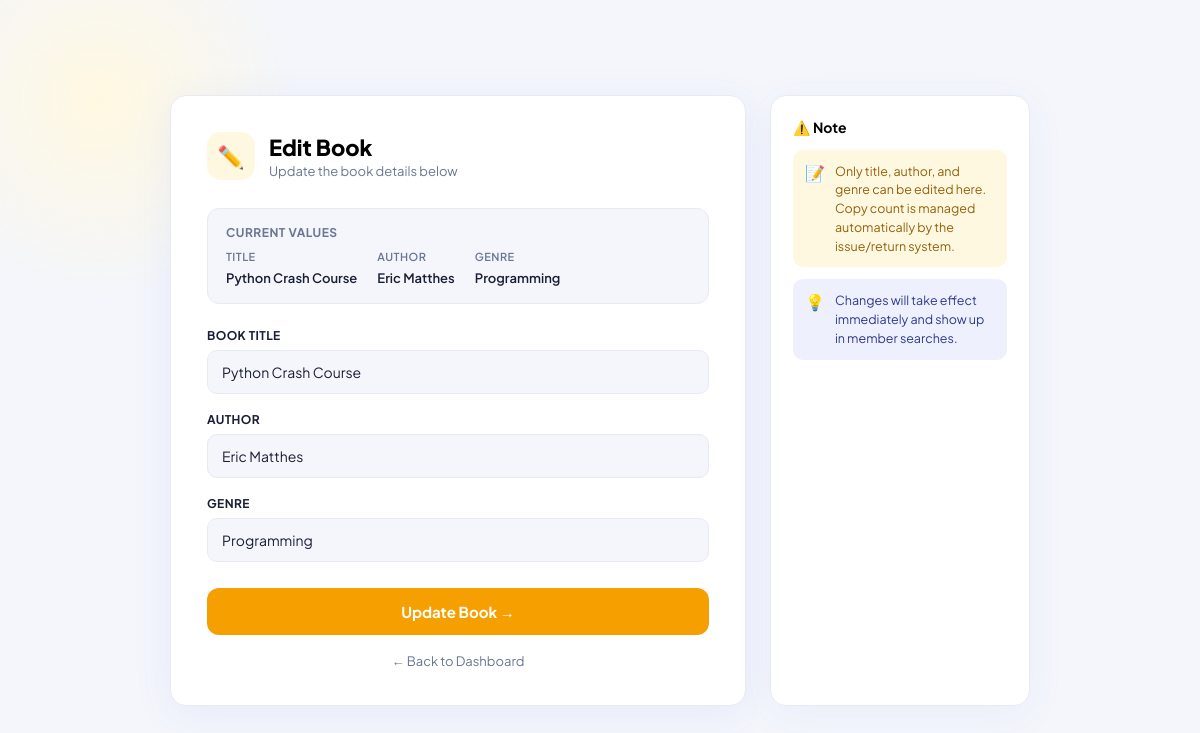
Page /librarian/edit_book/1 (signed in) on the committed database.
### tables this page shows
CREATE TABLE books(
        id               INTEGER PRIMARY KEY,
        title            TEXT,
        author           TEXT,
        genre            TEXT,
        total_copies     INTEGER DEFAULT 1,
        available_copies INTEGER DEFAULT 1
    );

### app.py (the view, shortened to what this page needs)
@app.route('/librarian/edit_book/<int:id>', methods=['GET', 'POST'])
@login_required
@role_required('librarian', 'admin')
def edit_book(id):
    conn = db()
    book = conn.execute("SELECT * FROM books WHERE id=?", (id,)).fetchone()
    if not book:
        return render_template("error.html", message="Book not found"), 404
    return render_template("edit_book.html", book=book)

### app.py (called while the page is built)
@app.context_processor
def inject_session():
    return dict(session=session)

def db():
    conn = sqlite3.connect("library.db")
    conn.row_factory = sqlite3.Row
    return conn

def login_required(f):
    @wraps(f)
    def decorated(*args, **kwargs):
        if 'id' not in session:
            return redirect('/')
        return f(*args, **kwargs)
    return decorated

def role_required(*roles):
    def decorator(f):
        @wraps(f)
        def decorated(*args, **kwargs):
            if session.get('role') not in roles:
                return render_template("error.html", message="Access Denied"), 403
            return f(*args, **kwargs)
        return decorated
    return decorator

### Templates/edit_book.html (shortened to what this page needs)
<!DOCTYPE html>
<html lang="en">
<head>
</head>
<body>
<div class="wrap">
  <div class="form-card">
    <div class="fc-top">
      <div class="fc-icon">✏️</div>
      <div><h1>Edit Book</h1><p>Update the book details below</p></div>
    </div>
    <div class="current-card">
      <p>Current Values</p>
      <div class="current-vals">
        <div class="cv-item"><strong>Title</strong><span>{{ book.title }}</span></div>
        <div class="cv-item"><strong>Author</strong><span>{{ book.author }}</span></div>
        <div class="cv-item"><strong>Genre</strong><span>{{ book.genre }}</span></div>
      </div>
    </div>
    <form method="POST">
      <div class="field"><label>Book Title</label><input name="title" value="{{ book.title }}" required></div>
      <div class="field"><label>Author</label><input name="author" value="{{ book.author }}" required></div>
      <div class="field"><label>Genre</label><input name="genre" value="{{ book.genre }}" required></div>
      <button type="submit" class="submit-btn">Update Book →</button>
    </form>
    <a href="/librarian" class="back-link">← Back to Dashboard</a>
  </div>
  <div class="tips-card">
    <h3>⚠️ Note</h3>
    <div class="note"><div class="note-ico">📝</div><p>Only title, author, and genre can be edited here. Copy count is managed automatically by the issue/return system.</p></div>
    <div class="note" style="background:#eef0fd;color:#2d3a8c"><div class="note-ico">💡</div><p>Changes will take effect immediately and show up in member searches.</p></div>
  </div>
</div>
</body>
</html>

### Templates/edit_book.html (style rules this page uses)
*, *::before, *::after { margin:0; padding:0; box-sizing:border-box; }
:root { --blue:#4361ee; --blue-dark:#3451d1; --blue-soft:#eef0fd; --red:#f03e3e; --red-soft:#fff0f0; --amber:#f59f00; --amber-soft:#fff8e1; --text:#1a1f36; --sub:#6b7694; --border:#e8eaf2; --bg:#f4f6fb; --white:#ffffff; --radius:16px; }
body { font-family:'Plus Jakarta Sans',sans-serif; background:var(--bg); min-height:100vh; display:flex; align-items:center; justify-content:center; padding:32px; }
body::before { content:''; position:fixed; top:-100px; left:-100px; width:400px; height:400px; background:radial-gradient(circle,#fff8e1 0%,transparent 70%); border-radius:50%; pointer-events:none; z-index:0; }
.wrap { display:flex; gap:24px; width:100%; max-width:860px; position:relative; z-index:1; animation:floatUp 0.5s cubic-bezier(0.16,1,0.3,1) forwards; }
.form-card { background:var(--white); border-radius:var(--radius); border:1px solid var(--border); padding:36px; flex:1; box-shadow:0 8px 40px rgba(67,97,238,0.08); }
.fc-top { display:flex; align-items:center; gap:14px; margin-bottom:28px; }
.fc-icon { width:48px; height:48px; background:var(--amber-soft); border-radius:14px; display:flex; align-items:center; justify-content:center; font-size:22px; }
.fc-top h1 { font-size:22px; font-weight:800; }
.fc-top p { font-size:13px; color:var(--sub); margin-top:2px; }
.current-card { background:var(--bg); border:1px solid var(--border); border-radius:12px; padding:16px 18px; margin-bottom:24px; }
.current-card p { font-size:12px; font-weight:700; color:var(--sub); text-transform:uppercase; letter-spacing:0.5px; margin-bottom:10px; }
.current-vals { display:flex; gap:20px; flex-wrap:wrap; }
.cv-item strong { display:block; font-size:11px; color:var(--sub); font-weight:600; text-transform:uppercase; letter-spacing:0.5px; margin-bottom:3px; }
.cv-item span { font-size:13px; font-weight:600; color:var(--text); }
.field { margin-bottom:18px; }
label { display:block; font-size:12px; font-weight:700; color:var(--text); letter-spacing:0.4px; text-transform:uppercase; margin-bottom:7px; }
input { width:100%; padding:12px 14px; border:1.5px solid var(--border); border-radius:10px; font-size:14px; font-family:'Plus Jakarta Sans',sans-serif; color:var(--text); background:var(--bg); outline:none; transition:border-color 0.2s,box-shadow 0.2s,background 0.2s; }
.submit-btn { width:100%; padding:14px; border:none; border-radius:12px; background:var(--amber); color:white; font-size:15px; font-weight:700; font-family:'Plus Jakarta Sans',sans-serif; cursor:pointer; margin-top:8px; transition:background 0.2s,transform 0.15s,box-shadow 0.2s; }
.back-link { display:flex; align-items:center; justify-content:center; gap:6px; margin-top:18px; font-size:13px; color:var(--sub); text-decoration:none; transition:color 0.2s; }
.tips-card { width:260px; flex-shrink:0; background:var(--white); border-radius:var(--radius); border:1px solid var(--border); padding:22px; box-shadow:0 8px 40px rgba(67,97,238,0.06); }
.tips-card h3 { font-size:14px; font-weight:700; margin-bottom:14px; display:flex; align-items:center; gap:8px; }
.note { display:flex; gap:10px; padding:12px; background:var(--amber-soft); border-radius:10px; margin-bottom:12px; font-size:13px; color:#92610a; }
.note-ico { font-size:16px; flex-shrink:0; }
.note p { font-size:12.5px; line-height:1.5; }

### rows in the picture
books: title "Python Crash Course", author "Eric Matthes", genre "Programming"
